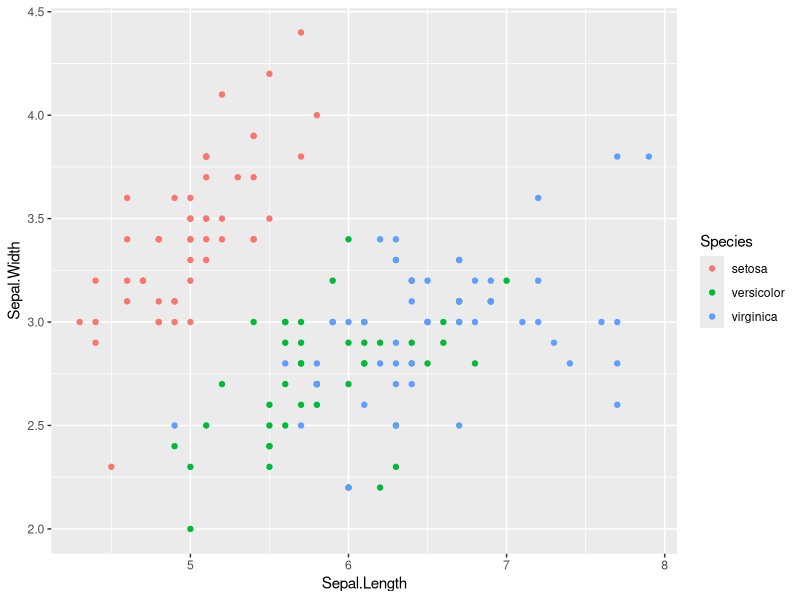
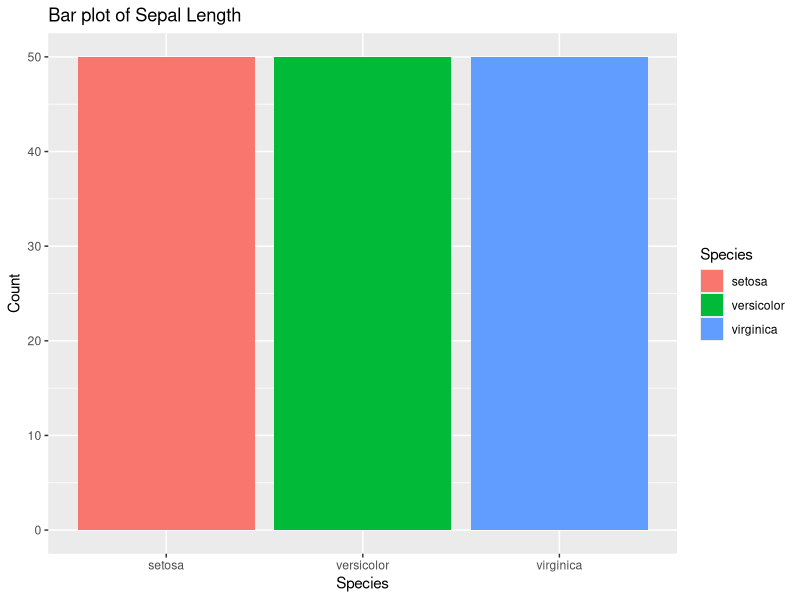
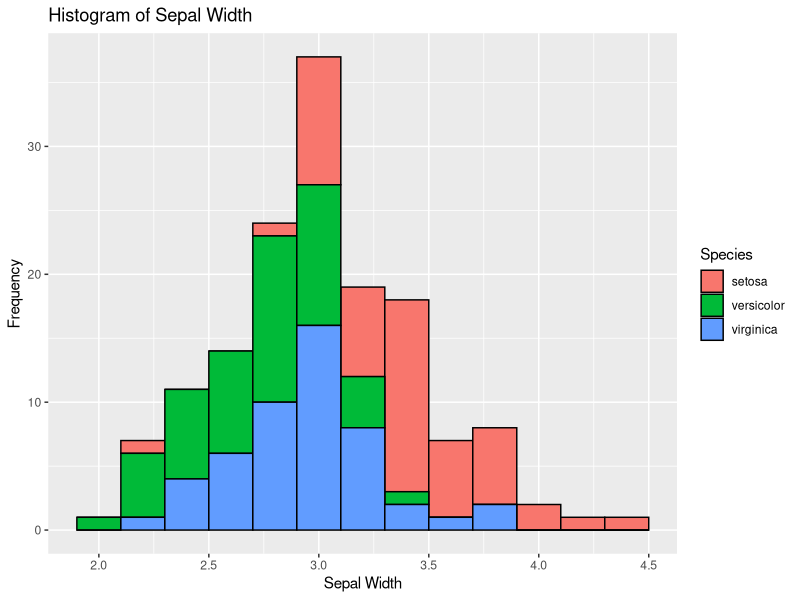
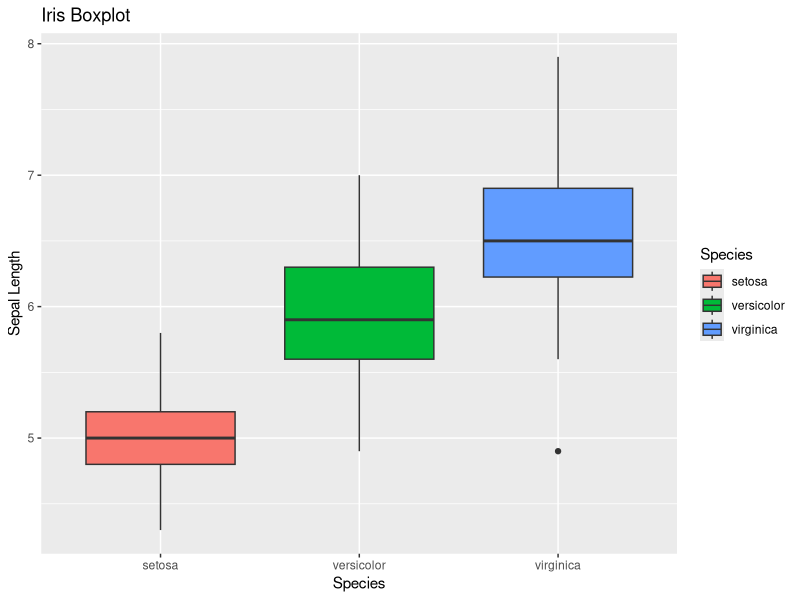
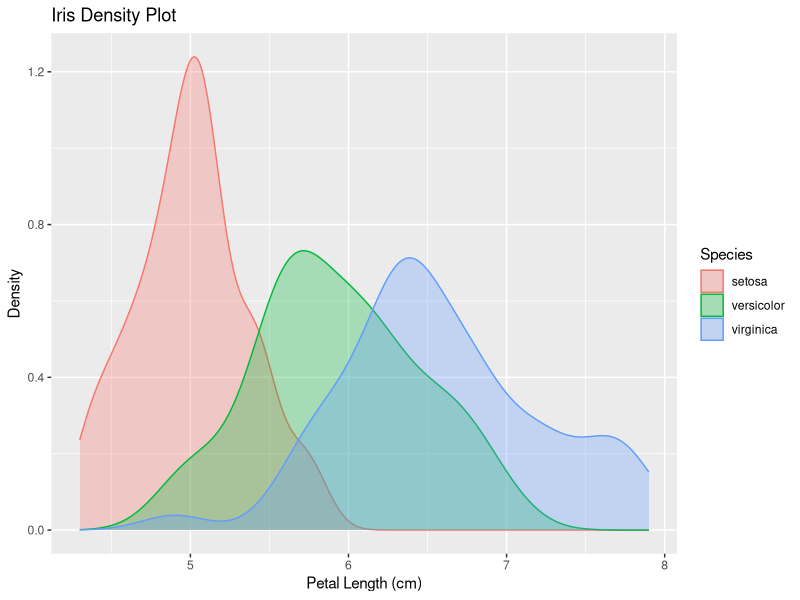
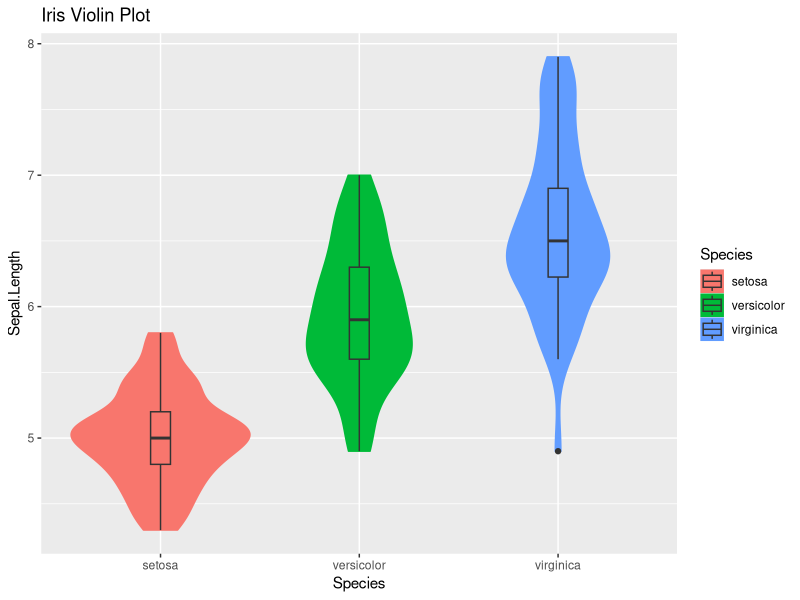

Recreate these plots in R, in order.
## ---- chunk 1
library(ggplot2)
## ---- chunk 2
data(iris)
head(iris)
## ---- chunk 3
ggplot(iris, aes(x = Sepal.Length, 
                 y = Sepal.Width, 
                 color = Species)) +
    geom_point()
## ---- chunk 4
ggplot(data=iris, aes(x=Species, fill = Species)) + 
    geom_bar() + 
    xlab("Species") +  
    ylab("Count") + 
    ggtitle("Bar plot of Sepal Length")
## ---- chunk 5
ggplot(data=iris, aes(x=Sepal.Width)) + 
    geom_histogram(binwidth=0.2, color="black", aes(fill=Species)) + 
    xlab("Sepal Width") + 
    ylab("Frequency") + 
    ggtitle("Histogram of Sepal Width")
## ---- chunk 6
ggplot(data=iris, aes(x=Species, y=Sepal.Length)) +
    geom_boxplot(aes(fill=Species)) + 
    ylab("Sepal Length") + ggtitle("Iris Boxplot")
## ---- chunk 7
ggplot(iris, aes(x=Sepal.Length, colour=Species, fill=Species)) +
    geom_density(alpha=.3) +
    xlab("Petal Length (cm)") +  
    ylab("Density") +
    ggtitle("Iris Density Plot")
## ---- chunk 8
ggplot(iris, aes(Species, Sepal.Length, fill=Species)) + 
    geom_violin(aes(color = Species), trim = T)+
    geom_boxplot(width=0.1) +
    ggtitle("Iris Violin Plot")
